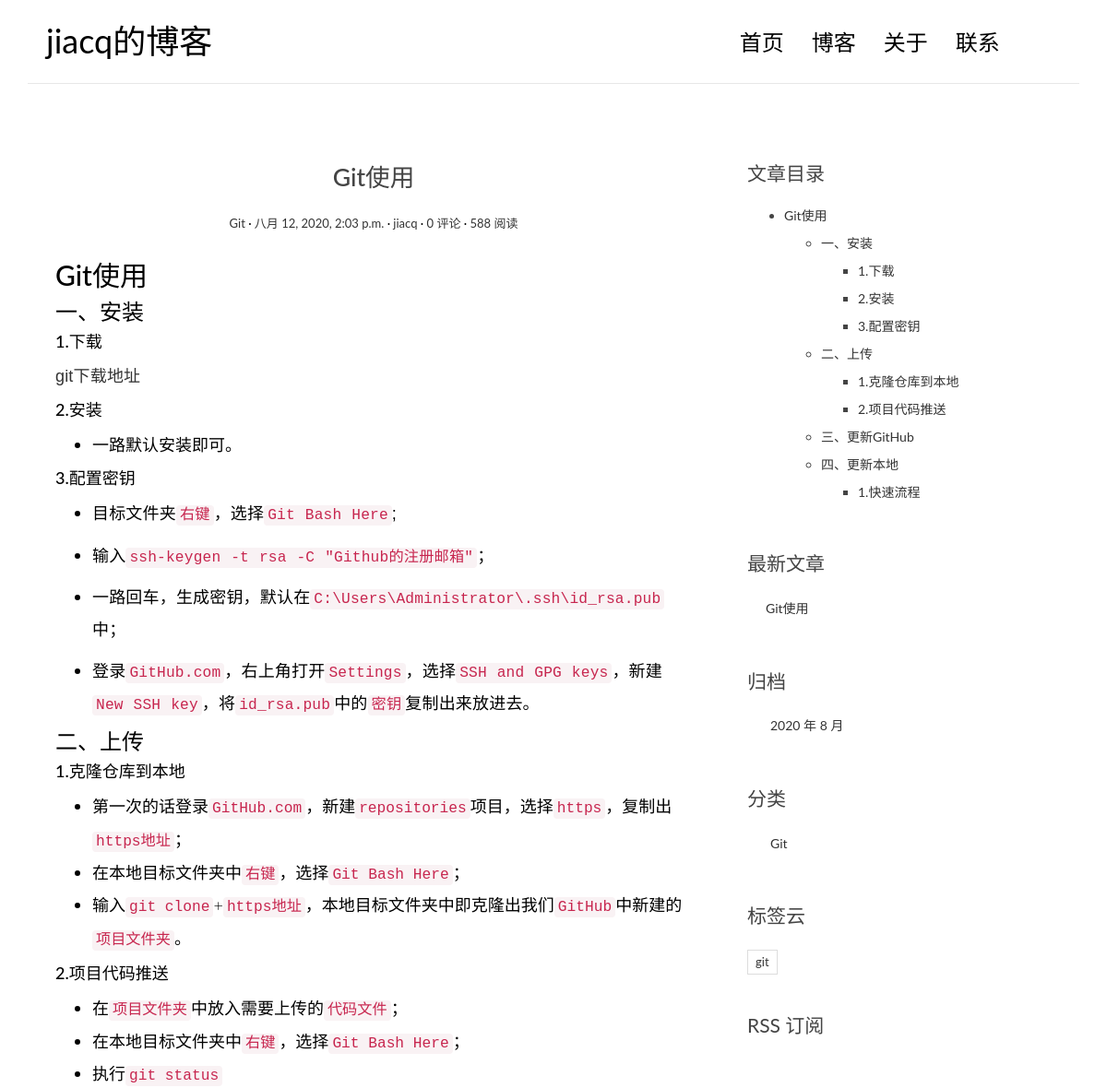
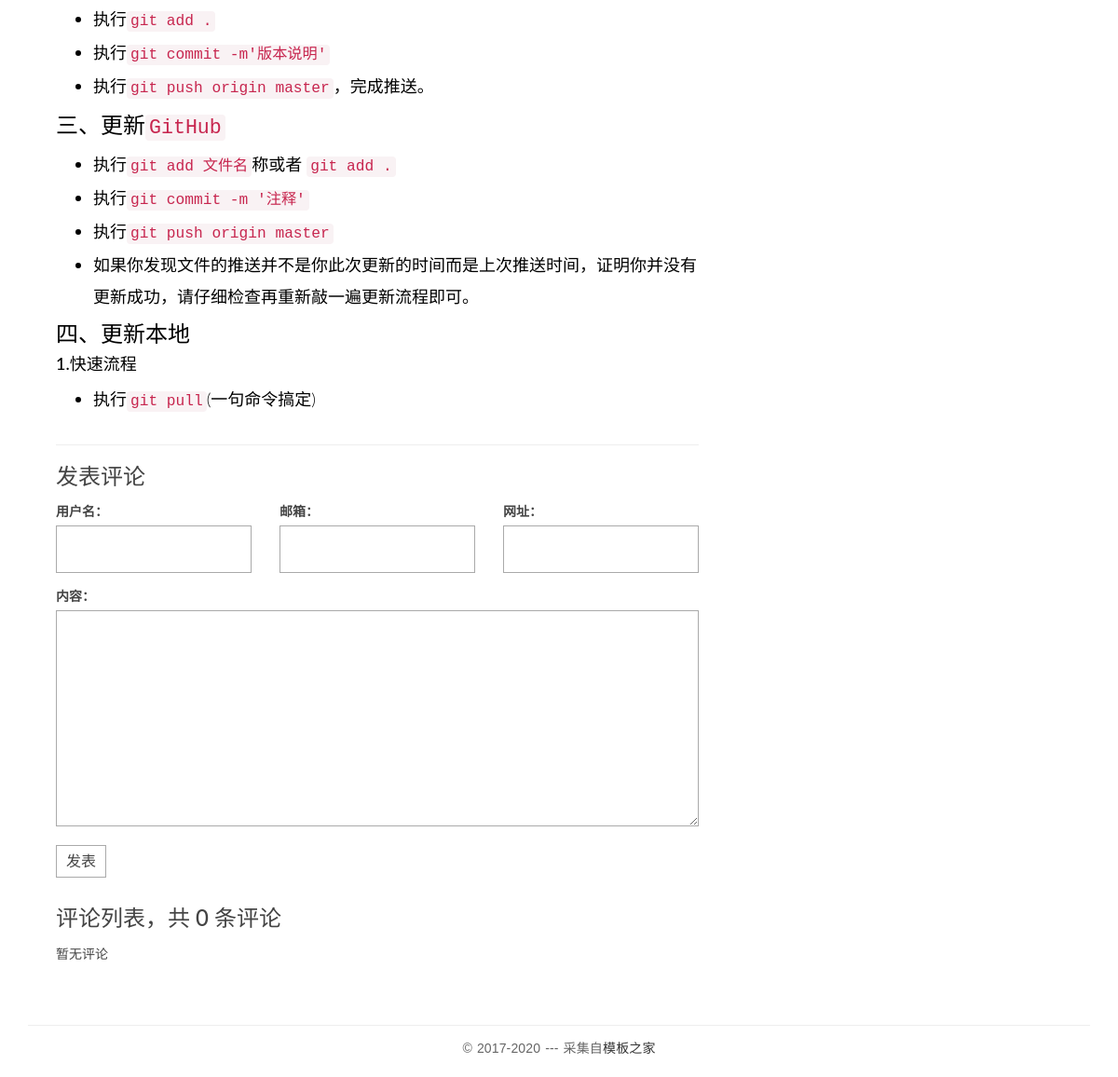
Page /blog/posts/1/ on the committed database (2 pictures, top to bottom).
### blog/models.py (models this page shows, shortened)
class Post(models.Model):
    '''文章标题'''
    title = models.CharField(max_length=70, verbose_name="标题")
    '''文章正文，我们使用了 TextField。
    存储比较短的字符串可以使用 CharField，但对于文章的正文来说可能会是一大段文本，因此使用 TextField 来存储大段文本。'''
    body = models.TextField(verbose_name="正文")
    '''这两个列分别表示文章的创建时间和最后一次修改时间，存储时间的字段用 DateTimeField 类型。'''
    created_time = models.DateTimeField(verbose_name="创建时间", default=timezone.now)
    modified_time = models.DateTimeField(verbose_name="修改时间")
    '''文章摘要，可以没有文章摘要，但默认情况下 CharField 要求我们必须存入数据，否则就会报错。
    指定 CharField 的 blank=True 参数值后就可以允许空值了。'''
    excerpt = models.CharField(max_length=200, blank=True, verbose_name="文章摘要")
    '''这是分类与标签，分类与标签的模型我们已经定义在上面。
    我们在这里把文章对应的数据库表和分类、标签对应的数据库表关联了起来，但是关联形式稍微有点不同。
    我们规定一篇文章只能对应一个分类，但是一个分类下可以有多篇文章，所以我们使用的是 ForeignKey，即一
    对多的关联关系。且自 django 2.0 以后，ForeignKey 必须传入一个 on_delete 参数用来指定当关联的
    数据被删除时，被关联的数据的行为，我们这里假定当某个分类被删除时，该分类下全部文章也同时被删除，因此     # 使用 models.CASCADE 参数，意为级联删除。
    而对于标签来说，一篇文章可以有多个标签，同一个标签下也可能有多篇文章，所以我们使用
    ManyToManyField，表明这是多对多的关联关系。
    同时我们规定文章可以没有标签，因此为标签 tags 指定了 blank=True。
    如果你对 ForeignKey、ManyToManyField 不了解，请看教程中的解释，亦可参考官方文档：
    https://docs.djangoproject.com/en/2.2/topics/db/models/#relationships
    '''
    category = models.ForeignKey(Category, on_delete=models.CASCADE, verbose_name="分类")
    tags = models.ManyToManyField(Tag, blank=True, verbose_name="标签")
    '''文章作者，这里 User 是从 django.contrib.auth.models 导入的。
    django.contrib.auth 是 django 内置的应用，专门用于处理网站用户的注册、登录等流程，User 是
    django 为我们已经写好的用户模型。
    这里我们通过 ForeignKey 把文章和 User 关联了起来。
    因为我们规定一篇文章只能有一个作者，而一个作者可能会写多篇文章，因此这是一对多的关联关系，和
    Category 类似。'''
    author = models.ForeignKey(User, on_delete=models.CASCADE, verbose_name="作者")
    class Meta:
        verbose_name = "文章post"
        verbose_name_plural = verbose_name
        ordering = ['-created_time']
    def get_absolute_url(self):
        return reverse('blog:detail', kwargs={'pk': self.pk})

class Category(models.Model):
    name = models.CharField(max_length=100, verbose_name="分类")
    class Meta:
        verbose_name = "分类ctgy"
        verbose_name_plural = verbose_name

class Tag(models.Model):
    name = models.CharField(max_length=100, verbose_name="标签")
    class Meta:
        verbose_name = "标签tag"
        verbose_name_plural = verbose_name

### blog/views.py (the view)
# urls.py: path('posts/<int:pk>/', views.detail, name='detail'),
def detail(request, pk):
    post = get_object_or_404(Post, pk=pk)
    md = markdown.Markdown(extensions=[
                                      'markdown.extensions.extra',
                                      'markdown.extensions.codehilite',
                                      'markdown.extensions.toc',
                                      TocExtension(slugify=slugify),
                                  ])
    post.body = md.convert(post.body)
    m = re.search(r'<div class="toc">\s*<ul>(.*)</ul>\s*</div>', md.toc, re.S)
    post.toc = m.group(1) if m is not None else ''
    return render(request, 'blog/detail.html', context={'post': post})

### comments/forms.py
class CommentForm(forms.ModelForm):
    class Meta:
        model = Comment
        fields = ['name', 'email', 'url', 'text']

### blog/templatetags/blog_extras.py (called while the page is built)
@register.inclusion_tag('blog/inclusions/_recent_posts.html', takes_context=True)
def show_recent_posts(context, num=5):
    return {
        'recent_post_list': Post.objects.all().order_by('-created_time')[:num],
    }

@register.inclusion_tag('blog/inclusions/_archives.html', takes_context=True)
def show_archives(context):
    return {
        'date_list': Post.objects.dates('created_time', 'month', order='DESC'),
    }

@register.inclusion_tag('blog/inclusions/_categories.html', takes_context=True)
def show_categories(context):
    return {
        'category_list': Category.objects.all(),
    }

@register.inclusion_tag('blog/inclusions/_tags.html', takes_context=True)
def show_tags(context):
    return {
        'tag_list': Tag.objects.all(),
    }

### comments/templatetags/comments_extras.py (called while the page is built)
@register.inclusion_tag('comments/inclusions/_form.html', takes_context=True)
def show_comment_form(context, post, form=None):
    if form is None:
        form = CommentForm()
    return {
        'form': form,
        'post': post,
    }

@register.inclusion_tag('comments/inclusions/_list.html', takes_context=True)
def show_comments(context, post):
    comment_list = post.comment_set.all().order_by('-created_time')
    comment_count = comment_list.count()
    return {
        'comment_count': comment_count,
        'comment_list': comment_list,
    }

### templates/blog/detail.html
{% extends 'base.html' %}
{% load comments_extras %}
{% block main %}
<article class="post post-{{ post.pk }}">
  <header class="entry-header">
    <h1 class="entry-title">{{ post.title }}</h1>
    <div class="entry-meta">
      <span class="post-category"><a href="#">{{ post.category.name }}</a></span>
      <span class="post-date"><a href="#"><time class="entry-date"
                                                datetime="{{ post.created_time }}">{{ post.created_time }}</time></a></span>
      <span class="post-author"><a href="#">{{ post.author }}</a></span>
      <span class="comments-link"><a href="#comment-area">{{ post.comment_set.count }} 评论</a></span>
      <span class="views-count"><a href="#">588 阅读</a></span>
    </div>
  </header>
  <div class="entry-content clearfix">
    {{ post.body|safe }}
  </div>
</article>
    <section class="comment-area" id="comment-area">
        <hr>
        <h3>发表评论</h3>
        {% show_comment_form post %}
        <div class="comment-list-panel">
            {% show_comments post %}
        </div>
    </section>
{% endblock main %}
{% block toc %}
  {% if post.toc %}
    <div class="widget widget-content">
      <h3 class="widget-title">文章目录</h3>
      <div class="toc">
        <ul>
          {{ post.toc|safe }}
        </ul>
      </div>
    </div>
  {% endif %}
{% endblock toc %}

### templates/blog/inclusions/_recent_posts.html
<div class="widget widget-recent-posts">
  <h3 class="widget-title">最新文章</h3>
  <ul>
    {% for post in recent_post_list %}
      <li>
        <a href="{{ post.get_absolute_url }}">{{ post.title }}</a>
      </li>
    {% empty %}
      暂无文章！
    {% endfor %}
  </ul>
</div>

### templates/blog/inclusions/_categories.html
<div class="widget widget-category">
  <h3 class="widget-title">分类</h3>
  <ul>
    {% for category in category_list %}
    <li>
      <a href="{% url 'blog:category' category.pk %}">{{ category.name }}</a>
    </li>
    {% empty %}
      暂无分类！
    {% endfor %}
  </ul>
</div>

### templates/blog/inclusions/_tags.html
<div class="widget widget-tag-cloud">
  <h3 class="widget-title">标签云</h3>
  <ul>
    {% for tag in tag_list %}
      <li>
        <a href="{% url 'blog:tag' tag.pk %}">{{ tag.name }}</a>
      </li>
    {% empty %}
        暂无标签！
    {% endfor %}
  </ul>
</div>

### blog/static/blog/css/custom.css (style rules this page uses)
* { outline: none; }
h1, h2, h3, h4, h5, h6 { margin-top: 0; }
a { color: #333; }
body { color: #444; font-family: 'Lato', sans-serif; }
p { font-family: 'Ubuntu', sans-serif; font-weight: 400; word-spacing: 1px; letter-spacing: 0.01em; }
.post { background: #fff; padding: 30px 30px 0; }
.entry-title { text-align: center; font-size: 1.9em; margin-bottom: 20px; line-height: 1.6; padding: 10px 20px 0; }
.entry-meta { text-align: center; color: #DDDDDD; font-size: 13px; margin-bottom: 30px; }
.entry-content { font-size: 18px; line-height: 1.9; font-weight: 300; color: #000; }
.post-category::after, .post-date::after, .post-author::after, .comments-link::after { content: ' ·'; color: #000; }
.widget { background: #fff; padding: 30px 0 0; }
.widget-title { font-size: 1.5em; margin-bottom: 20px; line-height: 1.6; padding: 10px 0 0; font-weight: 400; }
.widget-recent-posts ul { padding: 0; margin: 0; padding-left: 20px; }
.widget-recent-posts ul li { list-style-type: none; position: relative; line-height: 170%; margin-bottom: 10px; }
.widget-recent-posts ul li::before { content: '\f3d3'; font-family: "Ionicons"; position: absolute; left: -17px; top: 3px; font-size: 16px; color: #000; }
.widget-category ul { padding: 0; margin: 0; padding-left: 25px; }
.widget-category ul li { list-style-type: none; position: relative; line-height: 170%; margin-bottom: 10px; }
.widget-category ul li::before { content: '\f3fe'; font-family: "Ionicons"; position: absolute; left: -25px; top: 1px; font-size: 18px; color: #000; }
.widget-tag-cloud ul { padding: 0; margin: 0; margin-right: -10px; }
.widget-tag-cloud ul li { list-style-type: none; font-size: 13px; display: inline-block; margin-right: 10px; margin-bottom: 10px; padding: 3px 8px; border: 1px solid #ddd; }
.widget-content ul ul { margin-top: 10px; }
.widget-content ul li { margin-bottom: 10px; }
.contact-form input, .comment-form input { border: 1px solid #aaa; margin-bottom: 15px; width: 100%; padding: 15px 15px; font-size: 16px; line-height: 100%; transition: 0.4s border-color linear; }
.contact-form textarea, .comment-form textarea { border: 1px solid #aaa; margin-bottom: 15px; width: 100%; padding: 15px 15px; font-size: 16px; line-height: 20px !important; min-height: 183px; transition: 0.4s border-color linear; }
.comment-area { padding: 0 30px 0; }
.comment-list-panel { margin-top: 30px; }

### rows in the picture
Post: title "Git使用", category.name "Git", created_time "八月 12, 2020, 2:03 p.m.", author "jiacq", comment_set.count "0", body "Git使用 一、安装 1.下载 git下载地址 2.安装 一路默认安装即可。 3.配置密钥 目标文件夹 右键 ，选择 Git Bash Here ; 输入 ssh-keygen -t rsa -C \"Github的注册邮箱\" ； 一路回车，生成密钥，默认在 C:\\Users\\Administrator\\.ssh\\id_rsa.pub 中； 登录 GitHub.com ，右上角打开 Settings ，选择 SSH and GPG keys ，新建 New SSH key ，将 id_rsa.pub 中的 密钥 复制出来放进去。 二、上传 1.克隆仓库到本地 第一次的话登录 GitHub.com ，新建 repositories 项目，选择 https ，复制出 https地址 ； 在本地目标文件夹中 右键 ，选择 Git Bash Here ； 输入 git clone + https地址 ，本地目标文件夹中即克隆出我们 GitHub 中新建的 项目文件夹 。 2.项目代码推送 在 项目文件夹 中放入需要上传的 代码文件 ； 在本地目标文件夹中 右键 ，选择 Git Bash Here ； 执行 git status 执行 git add . 执行 git commit -m'版本说明' 执行 git push origin master ，完成推送。 三、更新 GitHub 执行 git add 文件名 称或者 git add . 执行 git commit -m '注释' 执行 git push origin master…", toc "Git使用 一、安装 1.下载 2.安装 3.配置密钥 二、上传 1.克隆仓库到本地 2.项目代码推送 三、更新GitHub 四、更新本地 1.快速流程"
Category: name "Git"
Tag: name "git"

### other values in the picture
{{ comment_count }} "0"
{{ date.year }} "2020"
{{ date.month }} "8"
